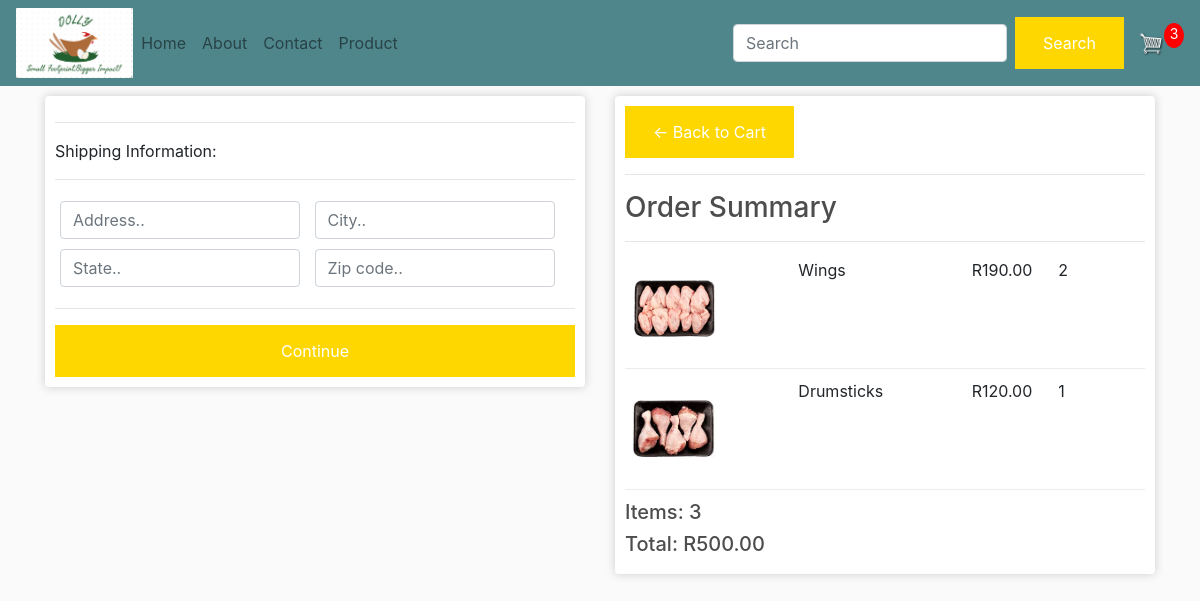
Screenshot of /checkout/ (signed in) with the database file from the repository.
### members/models.py (models this page shows, shortened)
class OrderItem(models.Model):
	product = models.ForeignKey(Product, on_delete=models.SET_NULL, null=True)
	order = models.ForeignKey(Order, on_delete=models.SET_NULL, null=True)
	quantity = models.IntegerField(default=0, null=True, blank=True)
	date_added = models.DateTimeField(auto_now_add=True)
	@property
	def get_total(self):
		total = self.product.price * self.quantity
		return total

class Product(models.Model):
	name = models.CharField(max_length=200, null=True)
	price = models.FloatField()
	digital = models.BooleanField(default=False, null=True, blank=False)
	image = models.ImageField(null=True, blank=True)
	@property
	def imageURL(self):
		try:
			url = self.image.url
		except:
			url = ''
		return url

class Order(models.Model):
	customer = models.ForeignKey(Customer, on_delete=models.SET_NULL, null=True, blank=True)
	date_ordered = models.DateTimeField(auto_now_add=True)
	complete = models.BooleanField(default=False)
	transaction_id = models.CharField(max_length=100, null=True)
	@property
	def shipping(self):
		shipping = False
		orderitems = self.orderitem_set.all()
		for i in orderitems:
			if i.product.digital == False:
				shipping = True
		return shipping
	@property
	def get_cart_total(self):
		orderitems = self.orderitem_set.all()
		total = sum([item.get_total for item in orderitems])
		return total
	@property
	def get_cart_items(self):
		orderitems = self.orderitem_set.all()
		total = sum([item.quantity for item in orderitems])
		return total

### members/views.py (the view)
# urls.py: path('checkout/', views.checkout, name="checkout"),
def checkout(request):
	data = cartData(request)
	cartItems = data['cartItems']
	order = data['order']
	items = data['items']
	context = {'items':items, 'order':order, 'cartItems':cartItems}
	return render(request, 'checkout.html', context)

### members/utils.py (called while the page is built)
def cartData(request):
	if request.user.is_authenticated:
		customer = request.user.customer
		order, created = Order.objects.get_or_create(customer=customer, complete=False)
		items = order.orderitem_set.all()
		cartItems = order.get_cart_items
	else:
		cookieData = cookieCart(request)
		cartItems = cookieData['cartItems']
		order = cookieData['order']
		items = cookieData['items']
	return {'cartItems':cartItems ,'order':order, 'items':items}

### members/templates/checkout.html (shortened to what this page needs)
{% extends 'main.html' %}
{% load static %}
    {% block content %}
    <div class="row">
		<div class="col-lg-6">
			<div class="box-element" id="form-wrapper">
				<form id="form">
					<div id="shipping-info">
						<hr>
						<p>Shipping Information:</p>
						<hr>
						<div class="form-field">
							<input class="form-control" type="text" name="address" placeholder="Address..">
						</div>
						<div class="form-field">
							<input class="form-control" type="text" name="city" placeholder="City..">
						</div>
						<div class="form-field">
							<input class="form-control" type="text" name="state" placeholder="State..">
						</div>
						<div class="form-field">
							<input class="form-control" type="text" name="zipcode" placeholder="Zip code..">
						</div>
					</div>
					<hr>
					<input id="form-button" class="btn btn-success btn-block" type="submit" value="Continue">
				</form>
			</div>
			<br>
		</div>
		<div class="col-lg-6">
			<div class="box-element">
				<a  class="btn btn-outline-dark" href="{% url 'cart' %}">&#x2190; Back to Cart</a>
				<hr>
				<h3>Order Summary</h3>
				<hr>
				{% for item in items %}
				<div class="cart-row">
					<div style="flex:2"><img class="row-image" src="{{item.product.imageURL}}"></div>
					<div style="flex:2"><p>{{item.product.name}}</p></div>
					<div style="flex:1"><p>R{{item.product.price|floatformat:2}}</p></div>
					<div style="flex:1"><p>{{item.quantity}}</p></div>
				</div>
				{% endfor %}
				<h5>Items:  {{order.get_cart_items}}</h5>
				<h5>Total:  R{{order.get_cart_total|floatformat:2}}</h5>
			</div>
		</div>
	</div>
{% endblock content %}

### members/static/css/main.css (style rules this page uses)
body { background-color: hsl(0, 0%, 98%); }
h1,h2,h3,h4,h5,h6 { color:hsl(0, 0%, 30%); }
.box-element { box-shadow:hsl(0, 0%, 80%) 0 0 16px; background-color: #fff; border-radius: 4px; padding: 10px; }
.col-lg-4, .col-lg-6, .col-lg-8, .col-lg-12 { margin-top: 10px; }
.btn { border-radius: 0; background-color: gold; }
.row-image { width: 100px; }
.form-field { width:250px; display: inline-block; padding: 5px; }
.cart-row { display: flex; align-items: flex-stretch; padding-bottom: 10px; margin-bottom: 10px; border-bottom: 1px solid #ececec; }
.btn { border: none; color: white; padding: 14px 28px; cursor: pointer; }
.box-element { box-shadow: hsl(0, 0%, 80%)0 0 10px; background-color: #fff; border-radius: 4px; padding: 10px; }

### rows the page displays
OrderItem: product.imageURL (picture), product.name "Wings", product.price "190.00", quantity "2"
OrderItem: product.imageURL (picture), product.name "Drumsticks", product.price "120.00", quantity "1"
Order: get_cart_items "3", get_cart_total "500.00"

### other values shown
{{ cartItems }} "3"
